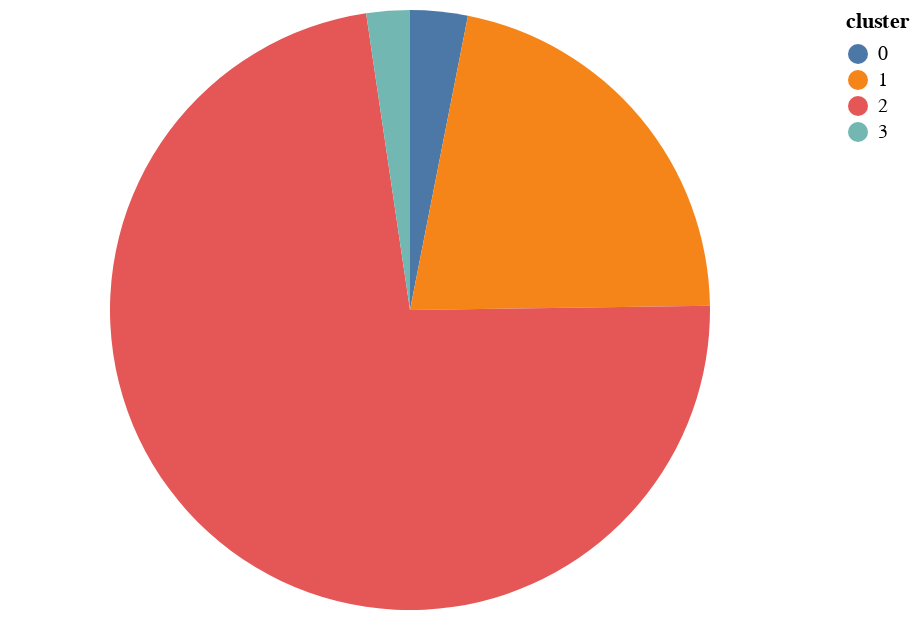

The notebook cell saved with this chart:
### Code cell
import altair as alt
alt.data_transformers.enable('default', max_rows=None)
source = nb_clients

alt.Chart(source).mark_arc().encode(
    theta=alt.Theta(field="index", type="quantitative"),
    color=alt.Color(field="cluster", type="nominal"),
)

### Figure 1 — Vega-Lite specification as saved in the notebook (floating-point values rounded to 4 significant figures)
{"config": {"view": {"continuousWidth": 400, "continuousHeight": 300}}, "data": {"name": "data-7d8fa2dc6565e33bf7f6a91a82f52f6c"}, "mark": "arc", "encoding": {"color": {"field": "cluster", "type": "nominal"}, "theta": {"field": "index", "type": "quantitative"}}, "$schema": "https://vega.github.io/schema/vega-lite/v4.17.0.json", "datasets": {"data-7d8fa2dc6565e33bf7f6a91a82f52f6c": [{"cluster": 0, "nb_order": 2953, "total_buy": 2953, "score": 2953, "index": 2953}, {"cluster": 1, "nb_order": 20673, "total_buy": 20673, "score": 20673, "index": 20673}, {"cluster": 2, "nb_order": 69523, "total_buy": 69523, "score": 69523, "index": 69523}, {"cluster": 3, "nb_order": 2230, "total_buy": 2230, "score": 2230, "index": 2230}]}}
